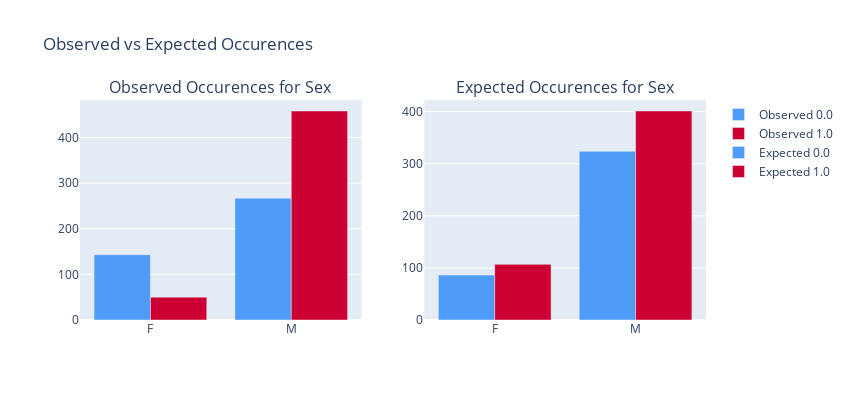
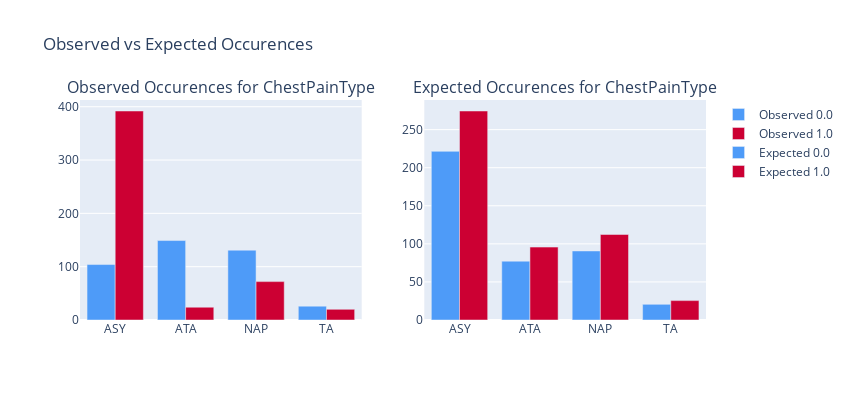
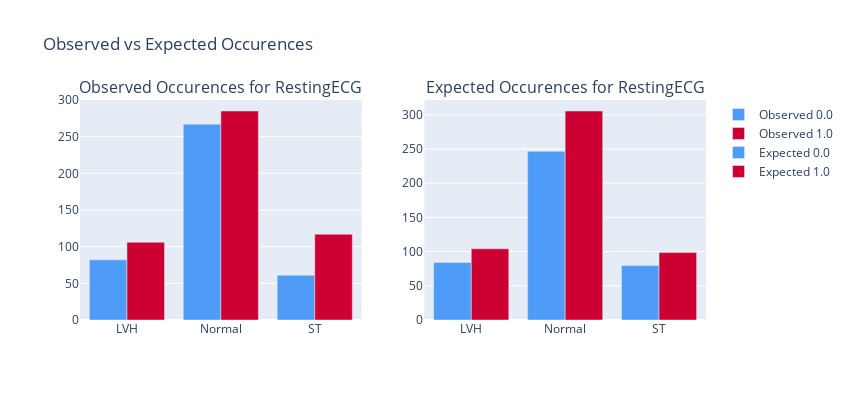
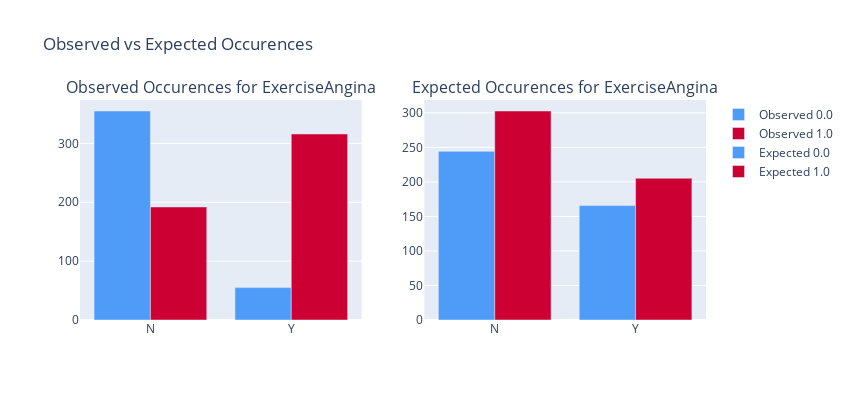

Here is the notebook cell these charts were saved with, in order:
### Markdown cell above
Plotting observed vs expected frequencies as per chi-square test results to check the statistical significance of categorical variables

### Code cell
for col in categorical_columns:
    # Create a contingency table
    contingency_table = pd.crosstab(df[col], df[target])

    # Perform chi-square test
    chi2, p, dof, expected = chi2_contingency(contingency_table)

    # Plotting observed vs expected Occurences
    fig = make_subplots(rows=1, cols=2, subplot_titles=[f'Observed Occurences for {col}', f'Expected Occurences for {col}'])
    show_legend = i == 0  # Show legend only for the first subplot

    # Observed Occurences
    for i in range(len(contingency_table.columns)):
        fig.add_trace(
            go.Bar(
                x=contingency_table.index,
                y=contingency_table.iloc[:, i],
                name=f'Observed {contingency_table.columns[i]}',
                marker_color=custom_palette[i]
            ),
            row=1,
            col=1
        )

    # Expected Occurences
    expected_df = pd.DataFrame(expected, index=contingency_table.index, columns=contingency_table.columns)
    for i in range(len(expected_df.columns)):
        fig.add_trace(
            go.Bar(
                x=expected_df.index,
                y=expected_df.iloc[:, i],
                name=f'Expected {expected_df.columns[i]}',
                marker_color=custom_palette[i]
            ),
            row=1,
            col=2
        )

    fig.update_layout(
        title_text=f'Observed vs Expected Occurences',
        height=400,
        width=850,
        showlegend=True
    )

    fig.show()

### Figure 1 — Plotly figure (JSON) as saved in the notebook; plotly's stock layout.template omitted (floating-point values rounded to 4 significant figures)
{"data": [{"marker": {"color": "#4e9bf8"}, "name": "Observed 0.0", "type": "bar", "x": ["F", "M"], "xaxis": "x", "y": [143, 267], "yaxis": "y"}, {"marker": {"color": "#CC0033"}, "name": "Observed 1.0", "type": "bar", "x": ["F", "M"], "xaxis": "x", "y": [50, 458], "yaxis": "y"}, {"marker": {"color": "#4e9bf8"}, "name": "Expected 0.0", "type": "bar", "x": ["F", "M"], "xaxis": "x2", "y": [86.2, 323.8], "yaxis": "y2"}, {"marker": {"color": "#CC0033"}, "name": "Expected 1.0", "type": "bar", "x": ["F", "M"], "xaxis": "x2", "y": [106.8, 401.2], "yaxis": "y2"}], "layout": {"annotations": [{"font": {"size": 16}, "showarrow": false, "text": "Observed Occurences for Sex", "x": 0.225, "xanchor": "center", "xref": "paper", "y": 1, "yanchor": "bottom", "yref": "paper"}, {"font": {"size": 16}, "showarrow": false, "text": "Expected Occurences for Sex", "x": 0.775, "xanchor": "center", "xref": "paper", "y": 1, "yanchor": "bottom", "yref": "paper"}], "height": 400, "showlegend": true, "title": {"text": "Observed vs Expected Occurences"}, "width": 850, "xaxis": {"anchor": "y", "domain": [0, 0.45]}, "xaxis2": {"anchor": "y2", "domain": [0.55, 1]}, "yaxis": {"anchor": "x", "domain": [0, 1]}, "yaxis2": {"anchor": "x2", "domain": [0, 1]}}}

### Figure 2 — Plotly figure (JSON) as saved in the notebook; plotly's stock layout.template omitted (floating-point values rounded to 4 significant figures)
{"data": [{"marker": {"color": "#4e9bf8"}, "name": "Observed 0.0", "type": "bar", "x": ["ASY", "ATA", "NAP", "TA"], "xaxis": "x", "y": [104, 149, 131, 26], "yaxis": "y"}, {"marker": {"color": "#CC0033"}, "name": "Observed 1.0", "type": "bar", "x": ["ASY", "ATA", "NAP", "TA"], "xaxis": "x", "y": [392, 24, 72, 20], "yaxis": "y"}, {"marker": {"color": "#4e9bf8"}, "name": "Expected 0.0", "type": "bar", "x": ["ASY", "ATA", "NAP", "TA"], "xaxis": "x2", "y": [221.5, 77.27, 90.66, 20.54], "yaxis": "y2"}, {"marker": {"color": "#CC0033"}, "name": "Expected 1.0", "type": "bar", "x": ["ASY", "ATA", "NAP", "TA"], "xaxis": "x2", "y": [274.5, 95.73, 112.3, 25.46], "yaxis": "y2"}], "layout": {"annotations": [{"font": {"size": 16}, "showarrow": false, "text": "Observed Occurences for ChestPainType", "x": 0.225, "xanchor": "center", "xref": "paper", "y": 1, "yanchor": "bottom", "yref": "paper"}, {"font": {"size": 16}, "showarrow": false, "text": "Expected Occurences for ChestPainType", "x": 0.775, "xanchor": "center", "xref": "paper", "y": 1, "yanchor": "bottom", "yref": "paper"}], "height": 400, "showlegend": true, "title": {"text": "Observed vs Expected Occurences"}, "width": 850, "xaxis": {"anchor": "y", "domain": [0, 0.45]}, "xaxis2": {"anchor": "y2", "domain": [0.55, 1]}, "yaxis": {"anchor": "x", "domain": [0, 1]}, "yaxis2": {"anchor": "x2", "domain": [0, 1]}}}

### Figure 3 — Plotly figure (JSON) as saved in the notebook; plotly's stock layout.template omitted (floating-point values rounded to 4 significant figures)
{"data": [{"marker": {"color": "#4e9bf8"}, "name": "Observed 0.0", "type": "bar", "x": ["LVH", "Normal", "ST"], "xaxis": "x", "y": [82, 267, 61], "yaxis": "y"}, {"marker": {"color": "#CC0033"}, "name": "Observed 1.0", "type": "bar", "x": ["LVH", "Normal", "ST"], "xaxis": "x", "y": [106, 285, 117], "yaxis": "y"}, {"marker": {"color": "#4e9bf8"}, "name": "Expected 0.0", "type": "bar", "x": ["LVH", "Normal", "ST"], "xaxis": "x2", "y": [83.97, 246.5, 79.5], "yaxis": "y2"}, {"marker": {"color": "#CC0033"}, "name": "Expected 1.0", "type": "bar", "x": ["LVH", "Normal", "ST"], "xaxis": "x2", "y": [104.0, 305.5, 98.5], "yaxis": "y2"}], "layout": {"annotations": [{"font": {"size": 16}, "showarrow": false, "text": "Observed Occurences for RestingECG", "x": 0.225, "xanchor": "center", "xref": "paper", "y": 1, "yanchor": "bottom", "yref": "paper"}, {"font": {"size": 16}, "showarrow": false, "text": "Expected Occurences for RestingECG", "x": 0.775, "xanchor": "center", "xref": "paper", "y": 1, "yanchor": "bottom", "yref": "paper"}], "height": 400, "showlegend": true, "title": {"text": "Observed vs Expected Occurences"}, "width": 850, "xaxis": {"anchor": "y", "domain": [0, 0.45]}, "xaxis2": {"anchor": "y2", "domain": [0.55, 1]}, "yaxis": {"anchor": "x", "domain": [0, 1]}, "yaxis2": {"anchor": "x2", "domain": [0, 1]}}}

### Figure 4 — Plotly figure (JSON) as saved in the notebook; plotly's stock layout.template omitted (floating-point values rounded to 4 significant figures)
{"data": [{"marker": {"color": "#4e9bf8"}, "name": "Observed 0.0", "type": "bar", "x": ["N", "Y"], "xaxis": "x", "y": [355, 55], "yaxis": "y"}, {"marker": {"color": "#CC0033"}, "name": "Observed 1.0", "type": "bar", "x": ["N", "Y"], "xaxis": "x", "y": [192, 316], "yaxis": "y"}, {"marker": {"color": "#4e9bf8"}, "name": "Expected 0.0", "type": "bar", "x": ["N", "Y"], "xaxis": "x2", "y": [244.3, 165.7], "yaxis": "y2"}, {"marker": {"color": "#CC0033"}, "name": "Expected 1.0", "type": "bar", "x": ["N", "Y"], "xaxis": "x2", "y": [302.7, 205.3], "yaxis": "y2"}], "layout": {"annotations": [{"font": {"size": 16}, "showarrow": false, "text": "Observed Occurences for ExerciseAngina", "x": 0.225, "xanchor": "center", "xref": "paper", "y": 1, "yanchor": "bottom", "yref": "paper"}, {"font": {"size": 16}, "showarrow": false, "text": "Expected Occurences for ExerciseAngina", "x": 0.775, "xanchor": "center", "xref": "paper", "y": 1, "yanchor": "bottom", "yref": "paper"}], "height": 400, "showlegend": true, "title": {"text": "Observed vs Expected Occurences"}, "width": 850, "xaxis": {"anchor": "y", "domain": [0, 0.45]}, "xaxis2": {"anchor": "y2", "domain": [0.55, 1]}, "yaxis": {"anchor": "x", "domain": [0, 1]}, "yaxis2": {"anchor": "x2", "domain": [0, 1]}}}
